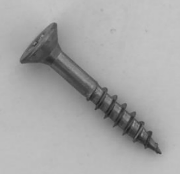
#> input picture docs/tutorials/notebooks/STEM3-images/screw.png, 180 x 174 px, found by its file name
$ jupyter execute OpenCV-04-filters.ipynb   (shell and % lines are left out)
#> lines starting #> are read from the running program, lines starting #| are printed output that depends on the picture; after the words box and inside, x2 and y2 are one past the last pixel; in counts of white or black regions, pixels touching at a corner belong together
# Filters and simple detections
Apply spatial filters and extract structure with edges, contours, and connected components.

[cell 1]
import cv2
import numpy as np
import matplotlib.pyplot as plt
from mpl_toolkits.mplot3d import Axes3D  # noqa: F401


def load_demo_image(path="../images/sample.jpg"):
    image = cv2.imread(path)
    if image is None:
        gradient = np.linspace(0, 255, 256, dtype=np.uint8)
        image = np.dstack([gradient] * 3)
    return image

def show_gray(img, title):
    plt.imshow(img, cmap="gray")
    plt.title(title)
    plt.axis("off")

def plot3D(ax, img, title):
    x = np.flip(np.arange(img.shape[1]))
    y = np.arange(img.shape[0])
    X, Y = np.meshgrid(x, y)
    Z = img
    ax.plot_surface(X, Y, Z, cmap='gray', linewidth=0, antialiased=True)
    ax.set_title(title)
    ax.set_axis_off()

image = load_demo_image()
plt.figure(figsize=(8, 4))
plt.subplot(1, 2, 1)
show_gray(cv2.cvtColor(image, cv2.COLOR_BGR2GRAY), "imshow")
ax = plt.subplot(1, 2, 2, projection='3d')
ax.view_init(elev=70, azim=100, roll=0)
plot3D(ax, cv2.cvtColor(image, cv2.COLOR_BGR2GRAY), "3D Surface Plot")
plt.tight_layout()
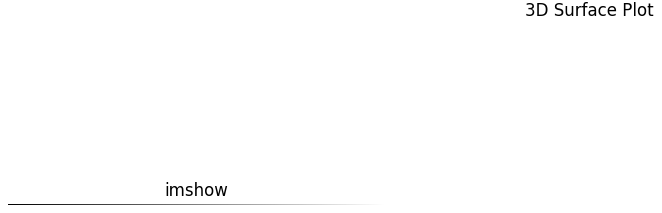
#> figure drawn by matplotlib, 2 panels

## Noise reduction filters
Compare Gaussian and median filters for smoothing to reduce noise.

[cell 2]
def add_noise(image, noise_type="salt_and_pepper", amount=0.05, mean=0, var=0.01):
    noisy_image = image.copy()
    if noise_type == "salt_and_pepper":
        num_salt = np.ceil(amount * image.size * 0.5)
        coords = [np.random.randint(0, i - 1, int(num_salt)) for i in image.shape]
        noisy_image[coords[0], coords[1], :] = 255

        num_pepper = np.ceil(amount * image.size * 0.5)
        coords = [np.random.randint(0, i - 1, int(num_pepper)) for i in image.shape]
        noisy_image[coords[0], coords[1], :] = 0
    elif noise_type == "gaussian":
        scale_factor = 25
        if image.ndim == 3:
            row,col,ch = image.shape
            noise = scale_factor * np.random.normal(mean,var,(row,col,ch))
            noise = noise.reshape(row,col,ch)
        elif image.ndim == 2:
            row,col = image.shape
            noise = scale_factor * np.random.normal(mean,var,(row,col))
            noise = noise.reshape(row,col)
        noisy_image = np.uint8(np.clip((image + noise),0,255))
    return noisy_image

image = load_demo_image()

# choose one type of noise to add
#noisy_image = add_noise(image, noise_type="salt_and_pepper", amount=0.05)
noisy_image = add_noise(image, noise_type="gaussian", mean=0, var=1.0)

# Apply filters
k = 3
kernel_size = (k, k)
blur_gaussian = cv2.GaussianBlur(noisy_image, kernel_size, sigmaX=1.0)
blur_median = cv2.medianBlur(noisy_image, k)

plt.figure(figsize=(12, 4))

plt.subplot(1, 4, 1)
plt.imshow(cv2.cvtColor(image, cv2.COLOR_BGR2RGB))
plt.title("Original")
plt.axis("off")

plt.subplot(1, 4, 2)
plt.imshow(cv2.cvtColor(noisy_image, cv2.COLOR_BGR2RGB))
plt.title("Noisy")
plt.axis("off")

plt.subplot(1, 4, 3)
plt.imshow(cv2.cvtColor(blur_gaussian, cv2.COLOR_BGR2RGB))
plt.title(f"Gaussian {k}x{k}")
plt.axis("off")

plt.subplot(1, 4, 4)
plt.imshow(cv2.cvtColor(blur_median, cv2.COLOR_BGR2RGB))
plt.title(f"Median {k}x{k}")
plt.axis("off")
plt.tight_layout()
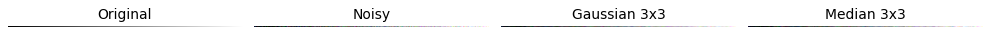
#> figure drawn by matplotlib, 4 panels

### Question
Which filter is more effective at reducing which kind of noise? Why?

## Edge Detection
Use the Canny detector to find strong gradients. Tune thresholds to suit your image.

[cell 3]
image = load_demo_image()

gray = cv2.cvtColor(image, cv2.COLOR_BGR2GRAY)
edges = cv2.Canny(gray, threshold1=50, threshold2=150)
show_gray(edges, "Canny edges")
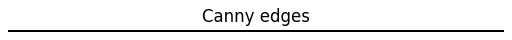
#> figure drawn by matplotlib, 1 panel

### Question
How do the thresholds affect the detected edges? What happens if you apply Gaussian smoothing before edge detection?

## Contour Detection
Threshold the image and locate contours. Contours are handy for measuring shapes.

[cell 4]
image = load_demo_image(path="../images/screw.png")
#> call 4 of load_demo_image, with path = '../images/screw.png'
#> in load_demo_image, image is the input picture: shape (174, 180, 3); min 29, max 197, mean 168

gray = cv2.cvtColor(image, cv2.COLOR_BGR2GRAY)
_, thresh = cv2.threshold(gray, 123, 255, cv2.THRESH_BINARY)
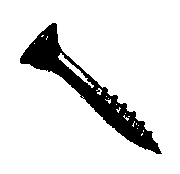
#> thresh: shape (174, 180); 88.2% white; 1 black region, box (x1, y1, x2, y2) and area: (20, 23, 162, 154) 3708
inv_thresh = cv2.bitwise_not(thresh)
#> inv_thresh: shape (174, 180); 11.8% white; 1 white region
contours, _ = cv2.findContours(inv_thresh, cv2.RETR_EXTERNAL, cv2.CHAIN_APPROX_SIMPLE)
#> contours = 1 contour; box (x1, y1, x2, y2) and area: (20, 23, 162, 154) 3824
contour_vis = image.copy()
cv2.drawContours(contour_vis, contours, -1, (0, 255, 0), 3)
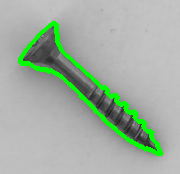
#> contour_vis: shape (174, 180, 3); 5.75% of pixels changed, all inside (x1, y1, x2, y2) = (18, 21, 164, 156)

plt.figure(figsize=(8, 4))
plt.subplot(1, 3, 1)
show_gray(thresh, "Threshold")
plt.subplot(1, 3, 2)
show_gray(inv_thresh, "Inverted Threshold")
plt.subplot(1, 3, 3)
plt.imshow(cv2.cvtColor(contour_vis, cv2.COLOR_BGR2RGB))
plt.title("Contours")
plt.axis("off")
plt.tight_layout()
print(f"Detected {len(contours)} contours")
#| Detected 1 contours

### Question
Can you find a better threshold value that segments the screw more precisely?

## Morphological Operations
Use dilation and erosion to refine binary images.

[cell 5]
dilatation = cv2.dilate(inv_thresh, np.ones((3, 3), np.uint8), iterations=1)
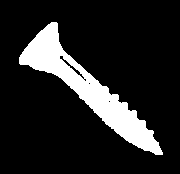
#> dilatation: shape (174, 180); 14.4% white; 1 white region, box (x1, y1, x2, y2) and area: (19, 22, 163, 155) 4507
erosion = cv2.erode(inv_thresh, np.ones((3, 3), np.uint8), iterations=1)
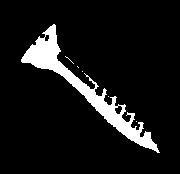
#> erosion: shape (174, 180); 8.8% white; 6 white regions (5 under 20 px), largest, box (x1, y1, x2, y2) and area: (21, 24, 160, 153) 2730

plt.figure(figsize=(8, 4))
plt.subplot(1, 3, 1)
show_gray(inv_thresh, "Original Threshold")
plt.subplot(1, 3, 2)
show_gray(dilatation, "Dilated Image")
plt.subplot(1, 3, 3)
show_gray(erosion, "Eroded Image")
plt.tight_layout()

## Connected Components
Label each region to compute statistics like area or bounding boxes.

[cell 6]
num_labels, labels, stats, centroids = cv2.connectedComponentsWithStats(dilatation, connectivity=8)
#> num_labels = 2; stats = [[0, 0, 180, 174, 26813], [19, 22, 144, 133, 4507]]; centroids = [[89.85, 86.19], [87.4, 88.33]]
print(f"Components (including background): {num_labels}")
#| Components (including background): 2

label_viz = np.zeros_like(image)
for label in range(1, num_labels): # do not color the background (label 0)
    mask = labels == label
    color = np.random.randint(0, 255, size=3, dtype=np.uint8)
    label_viz[mask] = color
    x, y, w, h, area = stats[label]
    cv2.rectangle(label_viz, (x, y), (x + w, y + h), (0, 255, 255), 1)
#> this loop made 1 pass
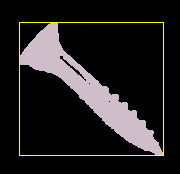
#> label_viz: shape (174, 180, 3); mean of channels 0, 1, 2 29, 31.8, 34.2; drawn as B, G, R

plt.figure(figsize=(6, 6))
plt.imshow(cv2.cvtColor(label_viz, cv2.COLOR_BGR2RGB))
plt.title("Connected components")
plt.axis("off")

$ run again, with docs/tutorials/notebooks/STEM3-images/cat.jpg saved as docs/tutorials/notebooks/STEM3-images/screw.png
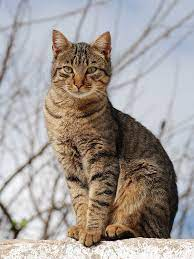
#> input picture docs/tutorials/notebooks/STEM3-images/cat.jpg, 194 x 259 px, found by its file name
#> in load_demo_image, image is the input picture: shape (259, 194, 3); mean B, G, R 151.5, 155.4, 162.4
#> `_, thresh = cv2.threshold(gray, 123, 255, cv2.THRESH_BINARY)`:
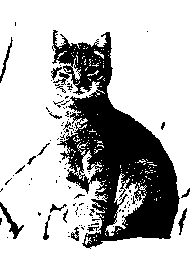
#> thresh: shape (259, 194); 73.4% white; 106 black regions (88 under 20 px), largest, box (x1, y1, x2, y2) and area: (52, 30, 180, 249) 12087, (0, 202, 24, 239) 211, (0, 37, 13, 83) 111
#> inv_thresh: shape (259, 194); 26.6% white; 106 white regions (88 under 20 px)
#> contours = 87 contours, 79 with area under 20; largest, box (x1, y1, x2, y2) and area: (52, 30, 180, 249) 13317, (0, 202, 24, 239) 166, (0, 37, 13, 83) 64, (178, 208, 187, 235) 58, (71, 227, 79, 241) 48, (43, 215, 51, 240) 41, (51, 67, 62, 80) 38, (50, 204, 67, 213) 34
#> contour_vis: shape (259, 194, 3); 16.54% of pixels changed, all inside (x1, y1, x2, y2) = (0, 20, 192, 251)
#| Detected 87 contours
#> dilatation: shape (259, 194); 36.3% white; 23 white regions (9 under 20 px), largest, box (x1, y1, x2, y2) and area: (50, 29, 191, 250) 16443, (0, 201, 25, 240) 344, (42, 203, 69, 241) 343
#> erosion: shape (259, 194); 16.2% white; 58 white regions (51 under 20 px), largest, box (x1, y1, x2, y2) and area: (75, 94, 178, 245) 6885, (74, 33, 111, 92) 665, (56, 44, 76, 63) 157
#> labels: shape (259, 194) int32; 24 distinct labels, from 0 to 23
#> num_labels = 24; stats = 24 rows, first 6: [0, 0, 194, 259, 31984], [14, 21, 3, 6, 18], [50, 29, 141, 221, 16443], [146, 30, 3, 3, 9], [0, 36, 14, 48, 226], [56, 93, 7, 5, 24]; centroids = 24 rows, first 8: [91.97, 115.2], [15, 23.5], [110.4, 150.7], [147, 31], [5.94, 59.16], [59.12, 94.83], [53, 113.9], [162.5, 125.3]
#| Components (including background): 24
#> the loop `for label in range(1, num_labels):` made 23 passes
#> (x, y, w, h, area) on passes 2, 4, 5, 6, 7, 8, 13, 14: (50, 29, 141, 221, 16443), (0, 36, 14, 48, 226), (56, 93, 7, 5, 24), (45, 106, 18, 14, 102), (160, 121, 6, 10, 48), (4, 139, 48, 47, 279), (67, 185, 5, 5, 20), (0, 187, 4, 6, 20)
#> after the loop `for label in range(1, num_labels):`:
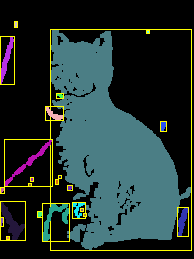
#> label_viz: shape (259, 194, 3); mean of channels 0, 1, 2 48.5, 52.6, 36.4; drawn as B, G, R

$ run again, with docs/tutorials/notebooks/STEM3-images/hand.jpg saved as docs/tutorials/notebooks/STEM3-images/screw.png
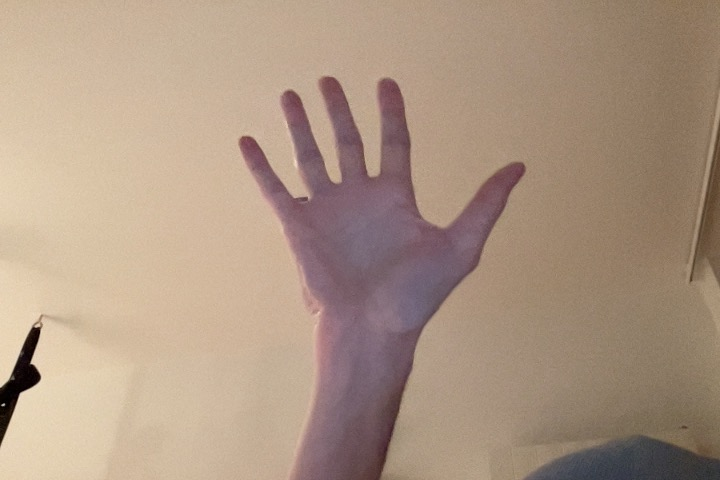
#> input picture docs/tutorials/notebooks/STEM3-images/hand.jpg, 720 x 480 px, found by its file name
#> in load_demo_image, image is the input picture: shape (480, 720, 3); mean B, G, R 131.1, 150.1, 172.8
#> `_, thresh = cv2.threshold(gray, 123, 255, cv2.THRESH_BINARY)`:
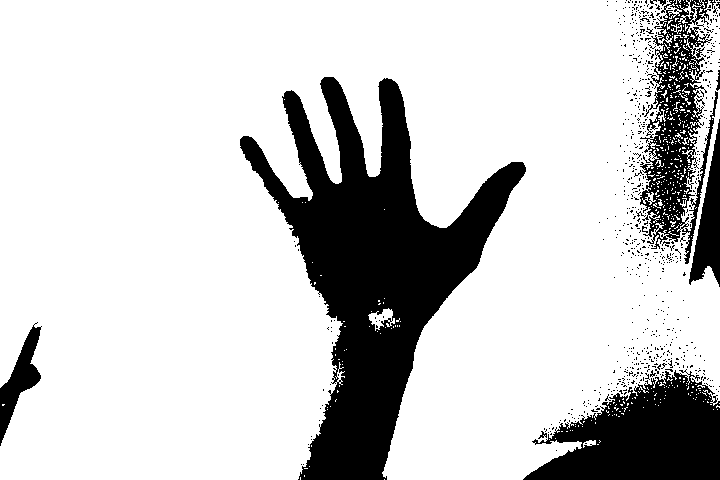
#> thresh: shape (480, 720); 79.5% white; 724 black regions (711 under 20 px), largest, box (x1, y1, x2, y2) and area: (240, 77, 526, 480) 42514, (523, 369, 720, 480) 13661, (640, 0, 718, 264) 8384
#> inv_thresh: shape (480, 720); 20.5% white; 724 white regions (711 under 20 px)
#> contours = 716 contours, 710 with area under 20; largest, box (x1, y1, x2, y2) and area: (240, 77, 526, 480) 42078, (523, 369, 720, 480) 13539, (640, 0, 718, 264) 9736, (689, 119, 720, 287) 2242, (0, 322, 42, 446) 1691, (716, 70, 720, 91) 26
#> contour_vis: shape (480, 720, 3); 8.93% of pixels changed, all inside (x1, y1, x2, y2) = (0, 0, 720, 480)
#| Detected 716 contours
#> dilatation: shape (480, 720); 25.1% white; 122 white regions (102 under 20 px), largest, box (x1, y1, x2, y2) and area: (239, 76, 527, 480) 45359, (622, 0, 720, 266) 18214, (522, 343, 720, 480) 16823
#> erosion: shape (480, 720); 16.4% white; 190 white regions (169 under 20 px), largest, box (x1, y1, x2, y2) and area: (241, 78, 525, 480) 39550, (525, 380, 720, 480) 11741, (690, 124, 720, 283) 2162
#> labels: shape (480, 720) int32; 123 distinct labels, from 0 to 122
#> num_labels = 123; stats = 123 rows, first 6: [0, 0, 720, 480, 258747], [606, 0, 3, 3, 9], [615, 0, 3, 3, 9], [622, 0, 98, 266, 18214], [606, 4, 3, 3, 9], [622, 6, 5, 4, 16]; centroids = 123 pairs, first value 19.49 to 718.5, second value 1 to 450
#| Components (including background): 123
#> the loop `for label in range(1, num_labels):` made 122 passes
#> (x, y, w, h, area) on passes 3, 14, 21, 29, 32, 42, 52, 54: (622, 0, 98, 266, 18214), (620, 43, 7, 5, 27), (239, 76, 288, 404, 45359), (688, 118, 32, 170, 2713), (630, 129, 5, 11, 38), (623, 189, 3, 7, 21), (620, 251, 5, 6, 22), (636, 263, 6, 7, 29)
#> after the loop `for label in range(1, num_labels):`:
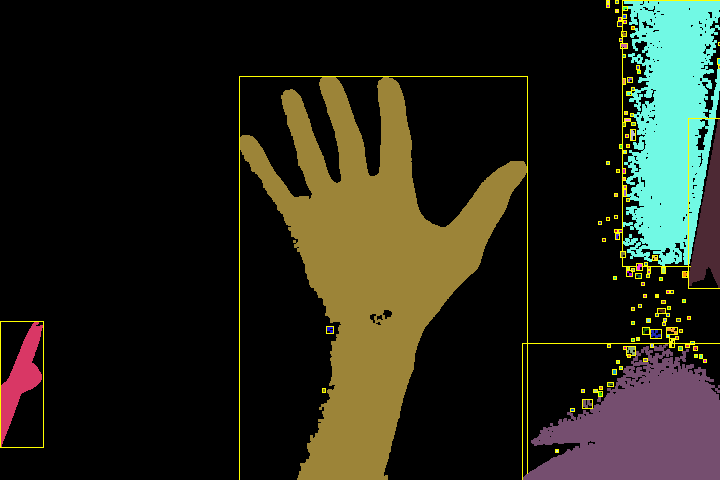
#> label_viz: shape (480, 720, 3); mean of channels 0, 1, 2 26, 38.1, 37.3; drawn as B, G, R
